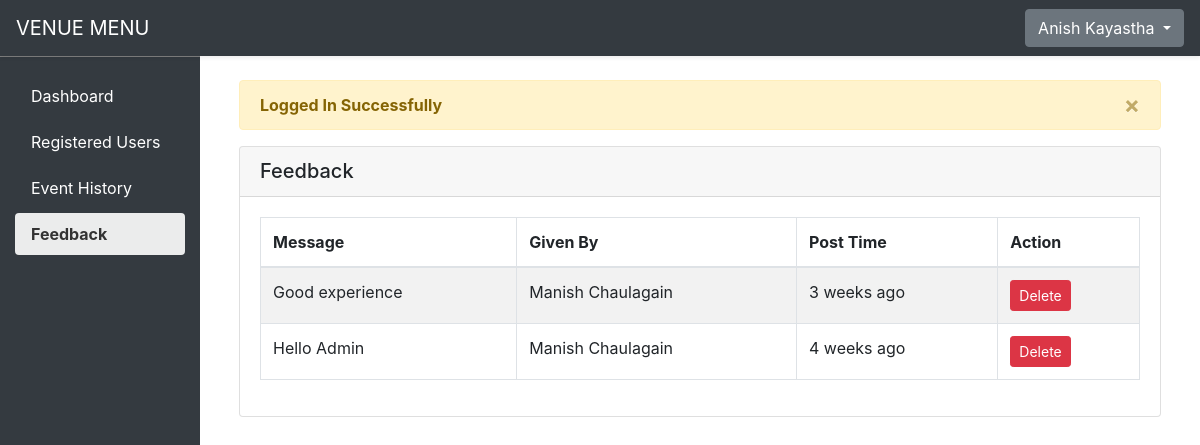
The app's page /dashboard/feedback.php (signed in) with its own data.
### tables this page shows
CREATE TABLE feedback (
	feedback_id INT PRIMARY KEY AUTO_INCREMENT,
    user_id INT,
    message VARCHAR(250),
    created_at TIMESTAMP DEFAULT CURRENT_TIMESTAMP,
    FOREIGN KEY(user_id) REFERENCES users(id) ON DELETE CASCADE
);

### dashboard/modules/time_ago.php (called while the page is built, shortened)
<?php
function time_ago($timestamp)
{
    $time_ago = strtotime($timestamp);
    $current_time = time();
    $time_difference = $current_time - $time_ago;
    $seconds = $time_difference;
    $minutes = round($seconds / 60);
    $hours = round($seconds / 3600);
    $days = round($seconds / 86400);
    $weeks = round($seconds / 604800);
    if($seconds <= 60) {
        return "Just Now";
    }
    else if($weeks <= 4.3)
    {
        if($weeks == 1)
        {
            return "a week ago";
        }
        else
        {
            return "$weeks weeks ago";
        }
    }
}
?>

### dashboard/feedback.php (the view, shortened to what this page needs)
<?php
    include('includes/header.php');
?>
<?php
    include('includes/navbar.php');
?>
<div class="container-fluid size-adjust">
    <div class="row">
        <?php
            include('includes/sidebar.php');
            include('modules/connection.php');
        ?>
        <main role="main" class="col-md-9 ml-sm-auto col-lg-10 px-md-4">
            <div class="d-flex justify-content-between flex-wrap flex-md-nowrap align-items-center pt-3 pb-2">
            </div>
            <section class="container-fluid">
                <div class="row">
                    <div class="col-md-12">
                        <?php
                        if(isset($_SESSION['status'])) {
                            ?>
                            <div class="alert alert-warning alert-dismissible fade show" role="alert">
                                <strong> <?php echo $_SESSION['status']; ?></strong>
                                <button type="button" class="close" data-dismiss="alert" aria-label="Close">
                                    <span aria-hidden="true">&times;</span>
                                </button>
                            </div>
                            <?php
                        }
                        ?>
                        <div class="card">
                            <div class="card-header">
                                <span class="card-title h5">Feedback</span>
                            </div>
                            <div class="card-body">
                            <table id="example1" class="table table-bordered table-striped">
                                <thead>
                                    <tr>
                                        <th>Message</th>
                                        <th>Given By</th>
                                        <th>Post Time</th>
                                        <th>Action</th>
                                    </tr>
                                </thead>
                                <tbody>
                                    <?php
                                        $query = "SELECT feedback_id, message, CONCAT(firstname, ' ', lastname) AS name, feedback.created_at AS created_at FROM users, feedback WHERE users.id = feedback.user_id ORDER BY feedback.created_at DESC";
                                        $query_run = mysqli_query($conn, $query);
                                        if(mysqli_num_rows($query_run) > 0) {
                                            foreach($query_run as $row) {
                                                ?>
                                                <tr>
                                                    <td><?php echo $row['message']; ?></td>
                                                    <td><?php echo $row['name']; ?></td>
                                                    <td><?php
                                                        include_once 'modules/time_ago.php';
                                                        echo time_ago($row['created_at']);
                                                        ?>
                                                    </td>
                                                    <td>
                                                        <button type="button" value="<?php echo $row['feedback_id']; ?>" class="btn btn-danger btn-sm deletebtn">Delete</button>
                                                    </td>
                                                </tr>
                                                <?php
                                            }
                                        }
                                        else {
                                            ?>
                                            <tr>
                                                <td>No Record Found</td>
                                            </tr>
                                            <?php
                                        }
                                    ?>
                                </tbody>
                            </table>
                        </div>
                    </div>
                </div>
            </section>
        </main>
    </div>
</div>
<?php include('includes/footer.php'); ?>

### dashboard/css/style.css (style rules this page uses)
.size-adjust { margin-top: 56px; }

### records on screen
feedback: message "Good experience", name "Manish Chaulagain", created_at "3 weeks ago", $row['feedback_id'] 2 (drawn)
feedback: message "Hello Admin", name "Manish Chaulagain", created_at "4 weeks ago", $row['feedback_id'] 1 (drawn)

### other values on screen
$_SESSION['auth_user']['user_firstname'] "Anish"
$_SESSION['auth_user']['user_lastname'] "Kayastha"
$_SESSION['status'] "Logged In Successfully"
